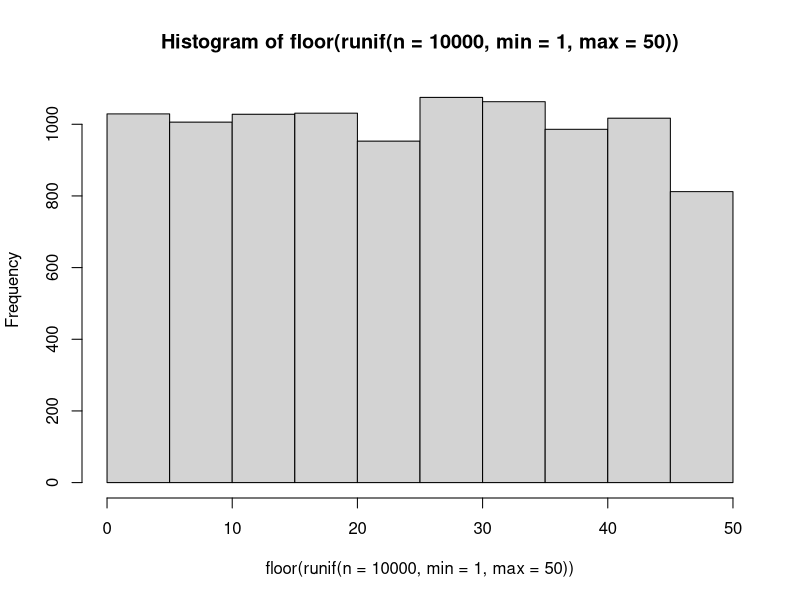
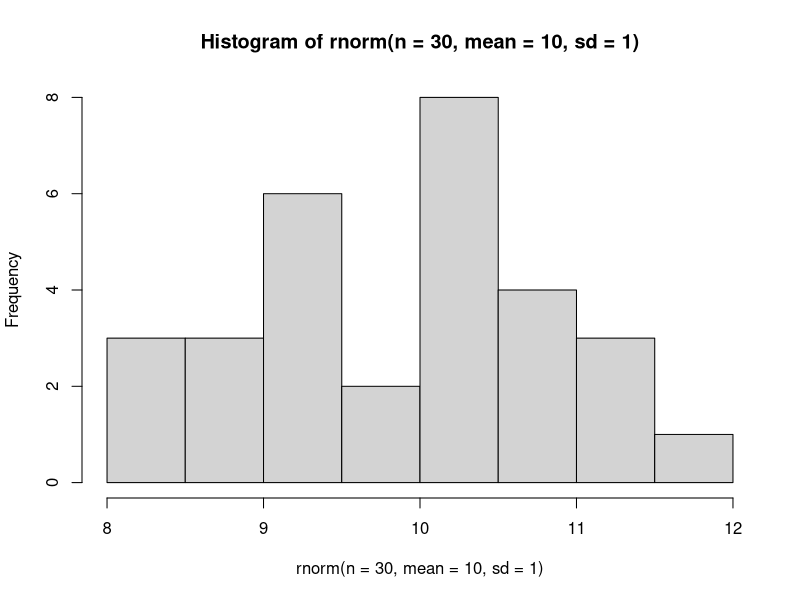
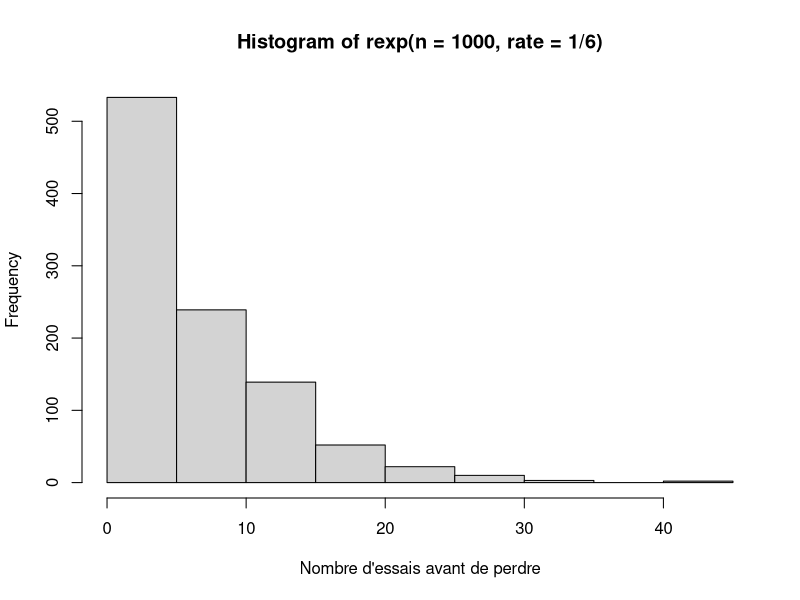
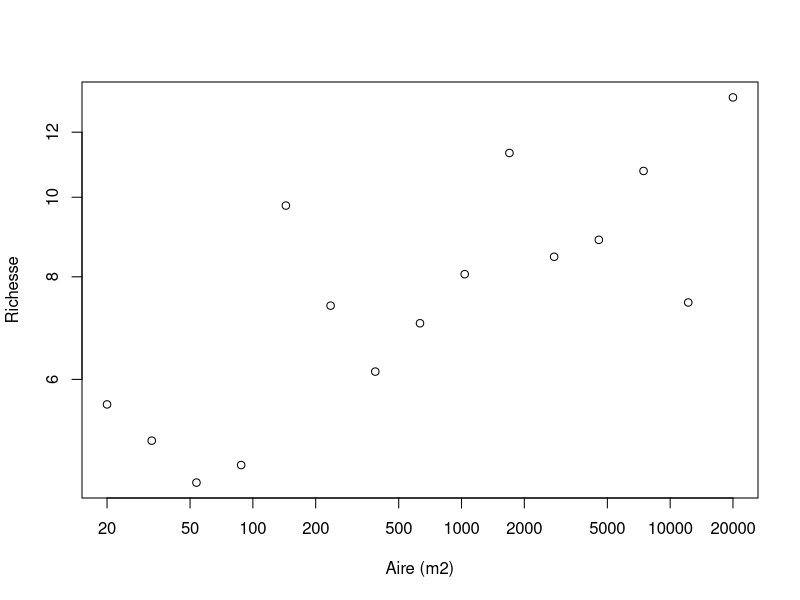
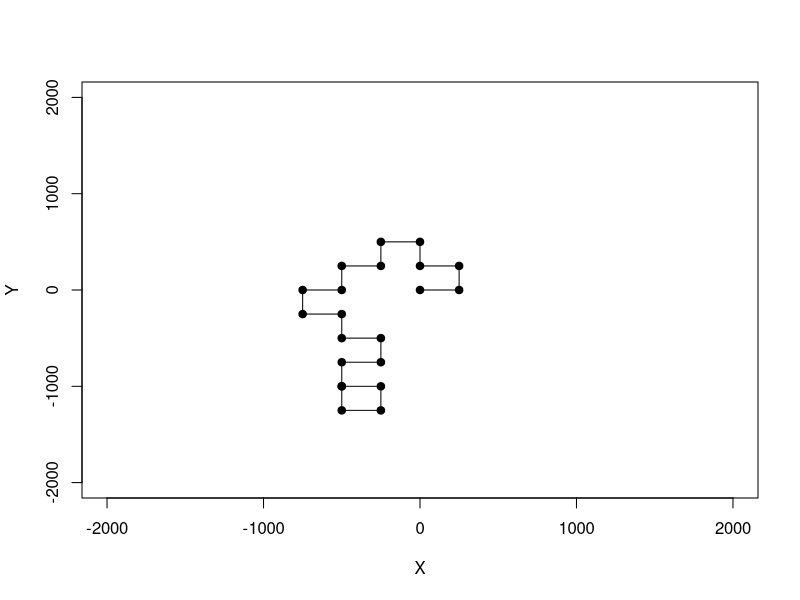
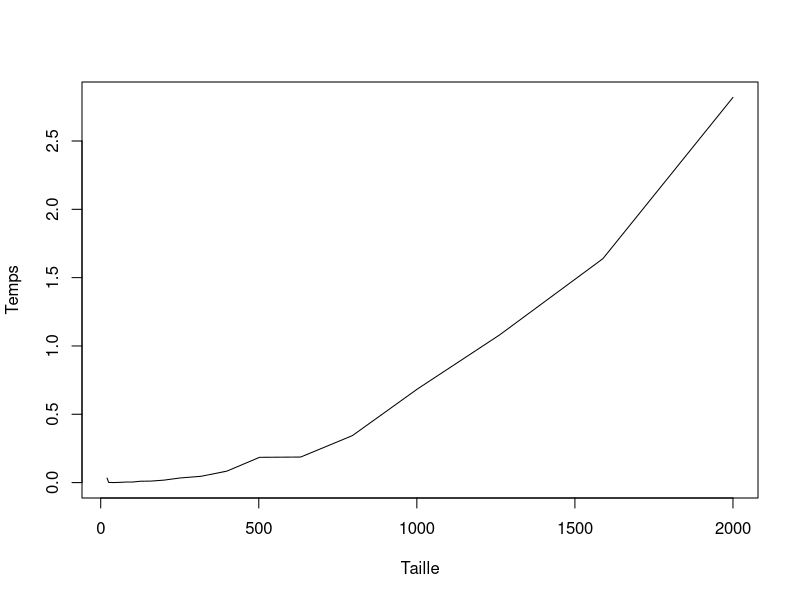

Reproduce these figures in R, in order.
## ---- chunk 1
tri <- function(x){
	# Calcul de la dimension du vecteur
	taille = length(x)
	ordre = "NON"
	# Boucle qui tourne jusqu'à ce que tout soit en ordre
	while(ordre == "NON") {
		ordre = "OUI"
		# Boucle qui passe tous les éléments en paires
		for(i in 1:(taille-1)) {
			if(x[i+1] < x[i]) {
				# Inversion des deux lettres
				x[c(i,i+1)] = x[c(i+1,i)]
				# Comme un changement a été fait, l'ordre
				# n'est pas encore garanti
				ordre = "NON"
			}
		}
	}
	return(x)
}
## ---- chunk 2
valeurs = c("2", "3", "4", "5", "6", "7", "8", "9", "10", "valet", "reine", "roi", "as")
couleurs = rep(c("pique", "trèfle", "carreau", "coeur"),each = 13)
cartes = paste(valeurs,"-",couleurs)
tirage = function(n, cartes) {
    sample(x = cartes, size = n, replace = FALSE)
}
tirage(3, cartes)
## ---- chunk 3
hist(floor(runif(n = 10000, min = 1, max = 50)))
## ---- chunk 4
hist(rnorm(n = 30, mean = 10, sd = 1))
## ---- chunk 5
rbinom(n = 10, size = 1, prob = 0.5)
## ---- chunk 6
rmultinom(n = 3, size = 1, prob = rep(1/6, 6))
## ---- chunk 7
hist(rexp(n = 1000, rate = 1/6),
xlab = "Nombre d'essais avant de perdre")
## ---- chunk 8
A = 2*10^seq(1, 4, length.out = 15)
c = 3
z = 0.15
S = rnorm(15, mean = c*A^z, sd = 1.5)
plot(A, S, xlab = "Aire (m2)", ylab = "Richesse",
  log = "xy")
## ---- chunk 9
set.seed(1)
p <- 0.55
alea <- runif(n = 1, min = 0, max = 1)
if(alea < p) res = "pile" else res = "face"
res
## ---- chunk 10
nsteps = 20
xy = matrix(0,nr = 21, nc = 2)
xy[1,] = c(0,0)
direction = 0
set.seed(2)
for(step in 2:(nsteps+1)) {
    # Ḑe quel côté tourner ?
    if(runif(1,0,1) < 0.5) {
      # Tourne à droite
      direction = direction + pi/2 
    }
    else {
      # Tourne à gauche  
      direction = direction - pi/2
    }
    # Calcul des nouvelles coordonnées
    xy[step,1] = xy[step-1,1] + sin(direction)*250 
    xy[step,2] = xy[step-1,2] + cos(direction)*250 
}
## ---- chunk 11
plot(xy[,1],xy[,2], type = "l", xlim = c(-2000,2000),ylim = c(-2000,2000),
    xlab = "X", ylab = "Y")
points(xy[,1],xy[,2],pch = 19)
## ---- chunk 12
etats <- c("A", "B", "C", "D", "E")
p = c(0.1, 0.5, 0.2, 0.05, 0.15)
sum(p)

# On utilise cumsum pour calculer la probabilité cumulative
cump <- cumsum(p)
cump
## ---- chunk 13
alea <- runif(1,0,1)
alea
n_etats <- 5; i = 1; plus_petit = FALSE
while(plus_petit == FALSE) {
    if(alea < cump[i]) {
        decision = etats[i]
        plus_petit = TRUE
    }
    else {
        i = i + 1
    }
}
decision
## ---- chunk 14
tirage <- function(p) {
    etats <- c("A", "B", "C", "D", "E")
    res <- rmultinom(n=1,size=1,prob=p)
    etats[which(res==1)]
}
tirage(p)
## ---- chunk 15
x = runif(1000)
system.time(sort(x))
system.time(tri(x))

## ---- chunk 16
n = 2*10^seq(1,3,0.1)
res = numeric(length(n))
for(i in 1:length(res)) {
	x = runif(n[i])
	res[i] = system.time(tri(x))[3]
}
plot(n,res, type = "l", xlab = "Taille", ylab = "Temps")
## ---- chunk 17
f1 <- function(x) {
	taille <- length(x)
	x2 <- numeric(taille)
	for(i in 1:taille) if(x[i] < 0.5) x2[i] <- 1
}
f2 <- function(x) {
	x2 <- x*0
	x2[x<0.5] <- 1
}
## ---- chunk 18
x = runif(1000000)
system.time(f1(x))
system.time(f2(x))
## ---- chunk 19
f1 <- function(x) {
	res <- numeric(ncol(x))
	for(j in 1:ncol(x)) {
		for(i in 1:nrow(x)){
			res[x] = res[j] + x[i,j]
		}
	}
}
X = matrix(runif(100*100),nr=100,nc=100)
## ---- chunk 20
system.time(rowSums(X))
system.time(apply(X,2,sum))
system.time(f1(X))
